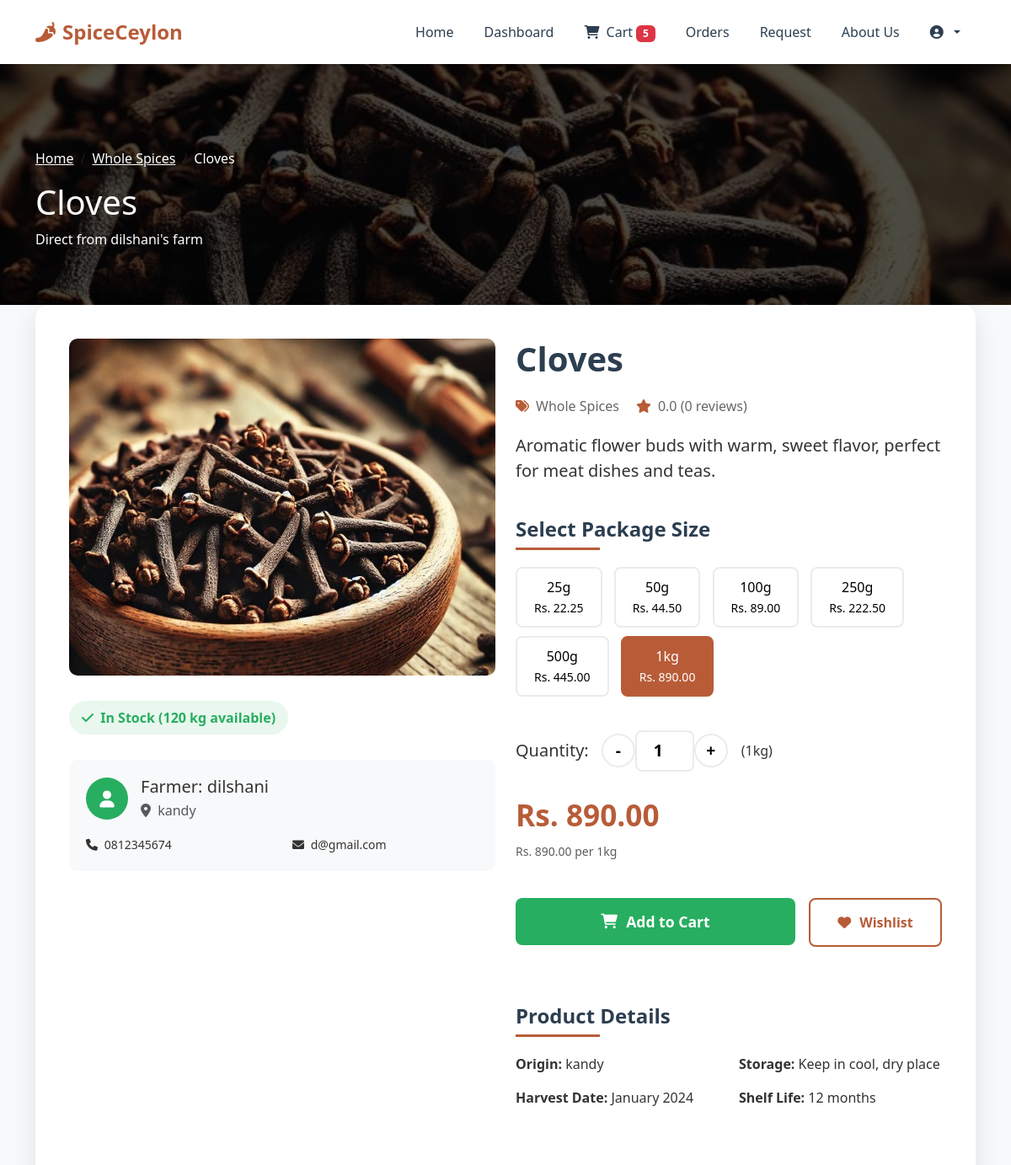
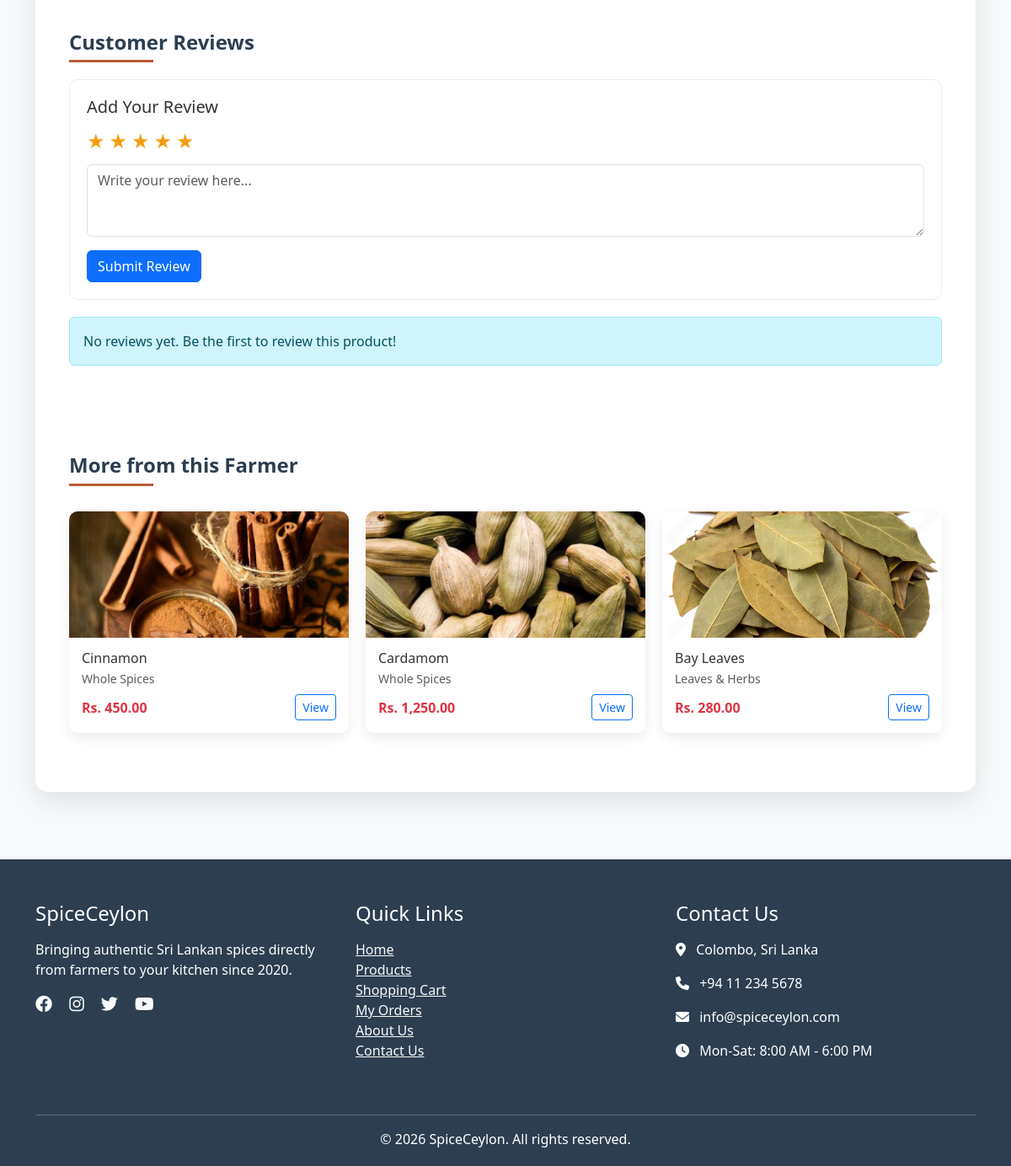
Page /customer/product_detail.php?id=3 (signed in) on the earlier database version (2 pictures, top to bottom).
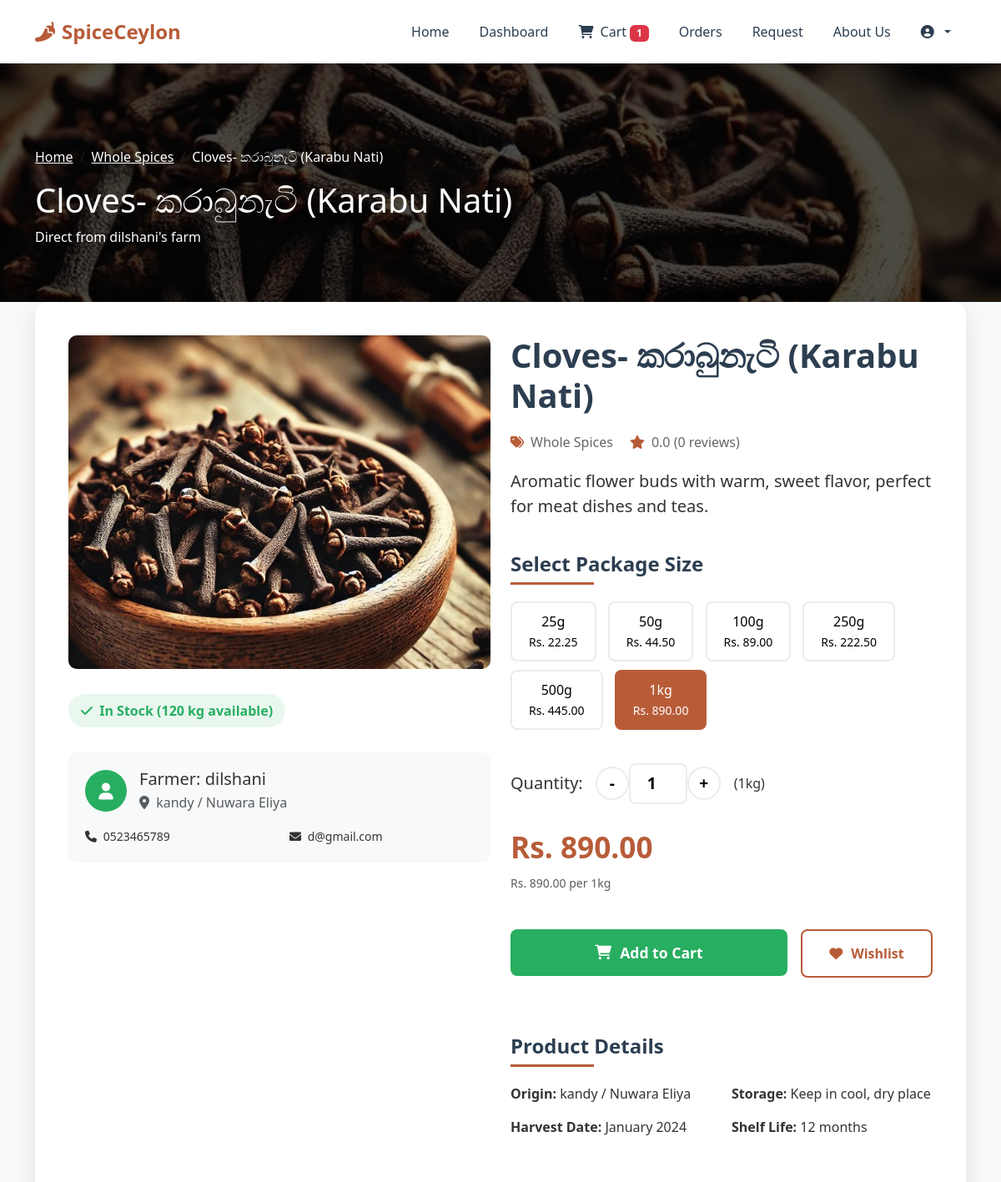
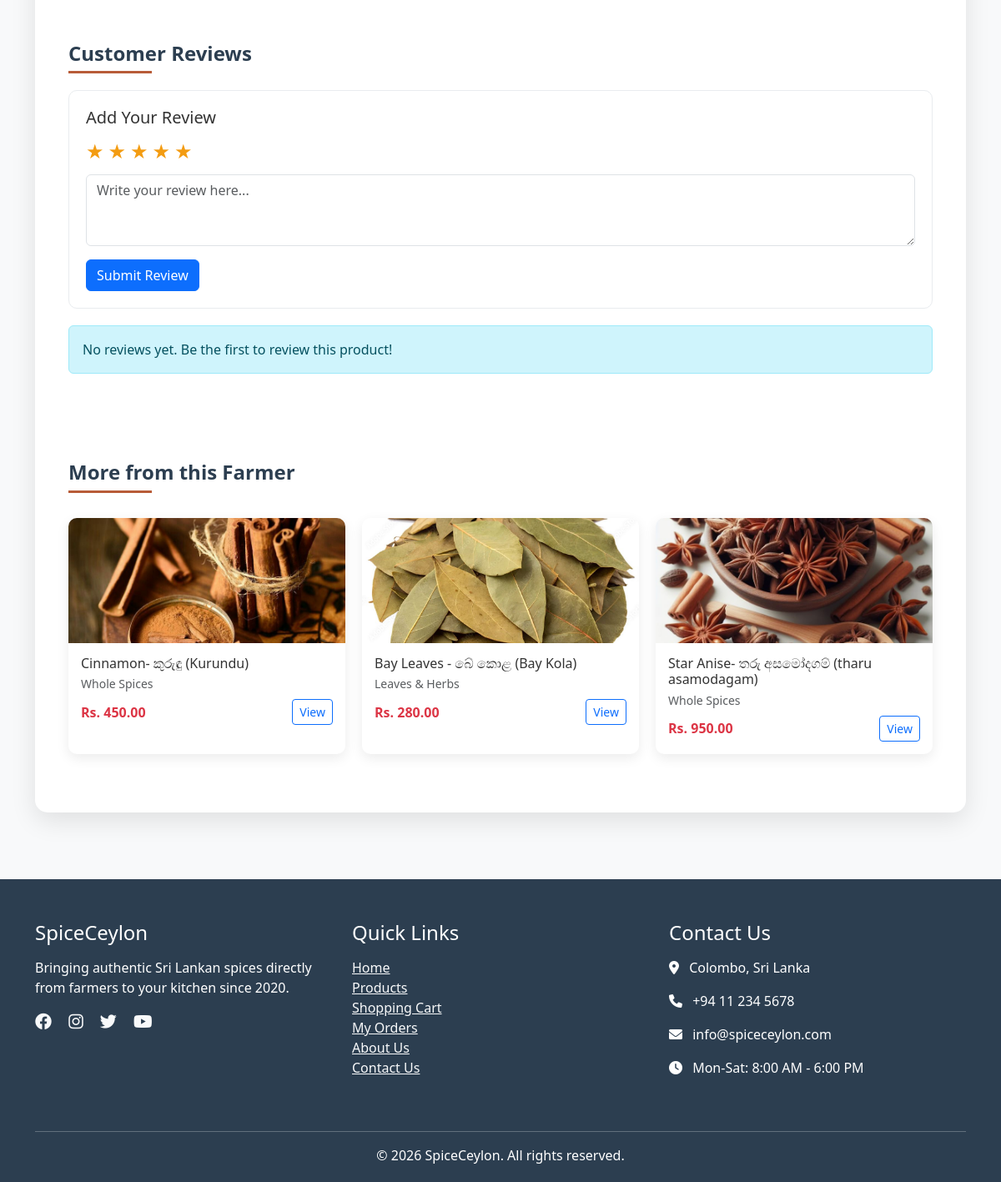
Same page on the later database version (2 pictures, top to bottom).
### tables this page shows
CREATE TABLE `products` (
  `product_id` int(11) NOT NULL,
  `farmer_id` int(11) DEFAULT NULL,
  `name` varchar(255) DEFAULT NULL,
  `description` text DEFAULT NULL,
  `category` varchar(100) DEFAULT 'Spices',
  `price` decimal(10,2) DEFAULT NULL,
  `stock` int(11) DEFAULT NULL,
  `image` varchar(255) DEFAULT NULL,
  `status` enum('Pending','Approved','Rejected') DEFAULT 'Pending',
  `created_at` timestamp NOT NULL DEFAULT current_timestamp(),
  `admin_approved` enum('pending','approved','rejected') NOT NULL DEFAULT 'pending',
  `approved_by` int(11) DEFAULT NULL,
  `approved_at` datetime DEFAULT NULL,
  `rejection_reason` text DEFAULT NULL
);

CREATE TABLE `users` (
  `user_id` int(11) NOT NULL,
  `name` varchar(255) DEFAULT NULL,
  `email` varchar(255) DEFAULT NULL,
  `password` varchar(255) DEFAULT NULL,
  `phone` varchar(20) DEFAULT NULL,
  `address` varchar(255) DEFAULT NULL,
  `role` enum('customer','farmer') DEFAULT NULL,
  `farm_location` varchar(255) DEFAULT NULL,
  `profile_image` varchar(255) DEFAULT 'default-avatar.jpg',
  `is_registered` tinyint(1) DEFAULT 1,
  `created_at` timestamp NOT NULL DEFAULT current_timestamp(),
  `status` enum('pending','approved','active','inactive','suspended','rejected') NOT NULL DEFAULT 'pending' COMMENT 'User account status: pending=waiting approval, approved=approved but not active yet',
  `email_notifications` tinyint(1) DEFAULT 1,
  `push_notifications` tinyint(1) DEFAULT 1,
  `last_notification_check` timestamp NULL DEFAULT NULL
);

### customer/product_detail.php (the view, shortened to what the rows shown need)
<?php
require_once "../config/db.php";
$product_id = isset($_GET['id']) ? intval($_GET['id']) : 0;
$query = "SELECT p.*, u.name as farmer_name, u.farm_location, u.phone as farmer_phone,
                 u.email as farmer_email
          FROM products p
          JOIN users u ON p.farmer_id = u.user_id
          WHERE p.product_id = '$product_id'
          AND p.admin_approved = 'approved'
          AND p.status = 'Approved'";
$result = $conn->query($query);
$product = $result->fetch_assoc();
$image_path = '';
if ($product['image']) {
    $image_name = basename($product['image']);
    $locations = [
        '../assets/images/' . $image_name,
        '../' . $product['image'],
        '../uploads/products/' . $image_name,
        $product['image']
    ];
    foreach ($locations as $location) {
        if (file_exists($location)) {
            $image_path = $location;
            break;
        }
    }
}
$farmer_products_query = $conn->query("SELECT * FROM products WHERE farmer_id = '{$product['farmer_id']}' AND product_id != '$product_id' AND admin_approved = 'approved' LIMIT 3");
$package_sizes = [
    '25g' => 0.025,
    '50g' => 0.05,
    '100g' => 0.1,
    '250g' => 0.25,
    '500g' => 0.5,
    '1kg' => 1
];
?>
<!DOCTYPE html>
<html lang="en">
<head>
    <link href="https://cdn.jsdelivr.net/npm/bootstrap@5.3.0/dist/css/bootstrap.min.css" rel="stylesheet">
    <link rel="stylesheet" href="https://cdnjs.cloudflare.com/ajax/libs/font-awesome/6.0.0/css/all.min.css">
</head>
<body>
    <div class="product-hero">
        <div class="container">
            <div class="row">
                <div class="col-md-8">
                    <nav aria-label="breadcrumb">
                        <ol class="breadcrumb" style="background: transparent;">
                            <li class="breadcrumb-item"><a href="home.php" class="text-white">Home</a></li>
                            <li class="breadcrumb-item"><a href="home.php?category=<?php echo urlencode($product['category']); ?>" class="text-white"><?php echo htmlspecialchars($product['category']); ?></a></li>
                            <li class="breadcrumb-item active text-white" aria-current="page"><?php echo htmlspecialchars($product['name']); ?></li>
                        </ol>
                    </nav>
                    <h1 class="text-white"><?php echo htmlspecialchars($product['name']); ?></h1>
                    <p class="text-white">Direct from <?php echo htmlspecialchars($product['farmer_name']); ?>'s farm</p>
                </div>
            </div>
        </div>
    </div>
    <div class="container">
        <div class="product-container">
            <div class="row">
                <div class="col-lg-6">
                    <div class="sticky-top" style="top: 20px;">
                        <?php if($image_path): ?>
                            <img src="<?php echo $image_path; ?>" alt="<?php echo htmlspecialchars($product['name']); ?>" class="product-image">
                        <?php else: ?>
                            <div style="height: 400px; background: #f8f9fa; display: flex; align-items: center; justify-content: center; border-radius: 10px;">
                                <i class="fas fa-leaf fa-5x text-muted"></i>
                            </div>
                        <?php endif; ?>
                        <?php
                        $stock_class = 'stock-in';
                        $stock_text = 'In Stock';
                        ?>
                        <div class="<?php echo $stock_class; ?> stock-info">
                            <i class="fas fa-<?php echo $stock_class == 'stock-out' ? 'times' : ($stock_class == 'stock-low' ? 'exclamation-triangle' : 'check'); ?> me-1"></i>
                            <?php echo $stock_text; ?> (<?php echo $product['stock']; ?> kg available)
                        </div>
                        <div class="farmer-card">
                            <div class="d-flex align-items-center mb-3">
                                <div>
                                    <h5 class="mb-1">Farmer: <?php echo htmlspecialchars($product['farmer_name']); ?></h5>
                                    <p class="mb-0 text-muted">
                                        <i class="fas fa-map-marker-alt me-1"></i>
                                        <?php echo htmlspecialchars($product['farm_location']); ?>
                                    </p>
                                </div>
                            </div>
                            <div class="row">
                                <div class="col-md-6">
                                    <small><i class="fas fa-phone me-1"></i> <?php echo htmlspecialchars($product['farmer_phone']); ?></small>
                                </div>
                                <div class="col-md-6">
                                    <small><i class="fas fa-envelope me-1"></i> <?php echo htmlspecialchars($product['farmer_email']); ?></small>
                                </div>
                            </div>
                        </div>
                    </div>
                </div>
                <div class="col-lg-6">
                    <h1 class="product-title"><?php echo htmlspecialchars($product['name']); ?></h1>
                    <div class="product-meta">
                        <div class="product-meta-item">
                            <i class="fas fa-tags"></i>
                            <span><?php echo htmlspecialchars($product['category']); ?></span>
                        </div>
                        <div class="product-meta-item">
                        </div>
                    </div>
                    <p class="lead"><?php echo htmlspecialchars($product['description']); ?></p>
                    <div class="package-options">
                        <h4 class="section-title">Select Package Size</h4>
                        <div>
                            <?php
                            $base_price = $product['price'];
                            $selected_package = '1kg';
                            ?>
                            <?php foreach($package_sizes as $size => $multiplier): ?>
                                <button class="package-btn <?php echo $size == $selected_package ? 'active' : ''; ?>"
                                        data-size="<?php echo $size; ?>"
                                        data-multiplier="<?php echo $multiplier; ?>"
                                        data-price="<?php echo number_format($base_price * $multiplier, 2); ?>">
                                    <?php echo $size; ?>
                                    <br>
                                    <small>Rs. <?php echo number_format($base_price * $multiplier, 2); ?></small>
                                </button>
                            <?php endforeach; ?>
                        </div>
                    </div>
                    <div class="quantity-selector">
                        <h5 class="mb-0">Quantity:</h5>
                        <div class="d-flex align-items-center">
                        </div>
                    </div>
                    <div class="mb-4">
                        <h3 class="product-price" id="display-price">Rs. <?php echo number_format($base_price, 2); ?></h3>
                        <small class="text-muted" id="unit-price">Rs. <?php echo number_format($base_price, 2); ?> per kg</small>
                    </div>
                    <div class="row g-3">
                        <div class="col-md-8">
                        </div>
                        <div class="col-md-4">
                        </div>
                    </div>
                    <div class="mt-5">
                        <h4 class="section-title">Product Details</h4>
                        <div class="row">
                            <div class="col-md-6">
                                <p><strong>Origin:</strong> <?php echo htmlspecialchars($product['farm_location']); ?></p>
                                <p><strong>Harvest Date:</strong> <?php echo date('F Y', strtotime($product['harvest_date'] ?? '2024-01-01')); ?></p>
                            </div>
                        </div>
                    </div>
                </div>
            </div>
            <?php if($farmer_products_query->num_rows > 0): ?>
            <div class="row mt-5">
                <div class="col-12">
                    <div class="related-products">
                        <?php while($related = $farmer_products_query->fetch_assoc()): ?>
                        <div class="related-product-card">
                            <?php
                            $related_image = '';
                            if ($related['image']) {
                                $rel_image_name = basename($related['image']);
                                $rel_locations = [
                                    '../assets/images/' . $rel_image_name,
                                    '../' . $related['image'],
                                    '../uploads/products/' . $rel_image_name
                                ];
                                foreach ($rel_locations as $location) {
                                    if (file_exists($location)) {
                                        $related_image = $location;
                                        break;
                                    }
                                }
                            }
                            ?>
                            <?php if($related_image): ?>
                                <img src="<?php echo $related_image; ?>" alt="<?php echo htmlspecialchars($related['name']); ?>" style="width: 100%; height: 150px; object-fit: cover;">
                            <?php else: ?>
                                <div style="height: 150px; background: #f8f9fa; display: flex; align-items: center; justify-content: center;">
                                    <i class="fas fa-leaf fa-2x text-muted"></i>
                                </div>
                            <?php endif; ?>
                            <div style="padding: 15px;">
                                <h6 class="mb-1"><?php echo htmlspecialchars($related['name']); ?></h6>
                                <p class="text-muted small mb-2"><?php echo htmlspecialchars($related['category']); ?></p>
                                <div class="d-flex justify-content-between align-items-center">
                                    <strong class="text-danger">Rs. <?php echo number_format($related['price'], 2); ?></strong>
                                    <a href="product_detail.php?id=<?php echo $related['product_id']; ?>" class="btn btn-sm btn-outline-primary">View</a>
                                </div>
                            </div>
                        </div>
                        <?php endwhile; ?>
                    </div>
                </div>
            </div>
            <?php endif; ?>
        </div>
    </div>
</body>
</html>

Differences in the rows shown:
no longer on this page (row edited): products: image (picture), name "Cardamom", category "Whole Spices", price "1,250.00"
changed products "Aromatic flower buds with warm, sweet flavor, perfect for meat dishes and teas.": name "Cloves" → "Cloves- කරාබුනැටි (Karabu Nati)"; farmer.farm_location "kandy" → "kandy / Nuwara Eliya"; farmer.phone "0812345674" → "0523465789"
changed products: name "Cinnamon" → "Cinnamon- කුරුඳු (Kurundu)"
changed products "Leaves & Herbs": name "Bay Leaves" → "Bay Leaves - බේ කොළ (Bay Kola)"
now on this page (row edited): products: image (picture), name "Star Anise- තරු අසමෝදගම් (tharu asamodagam)", category "Whole Spices", price "950.00"
Other differences:
$cart_count: "5" → "1"
